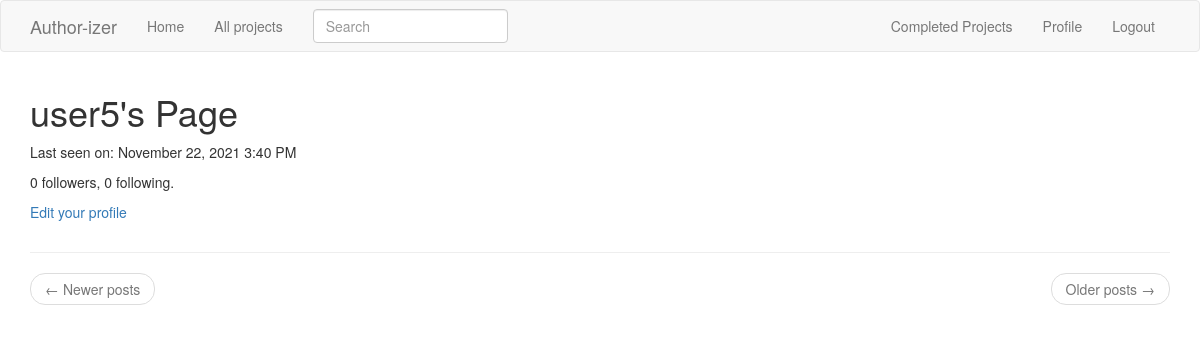
/user/user5 (signed in), run on an earlier commit of the app's database.
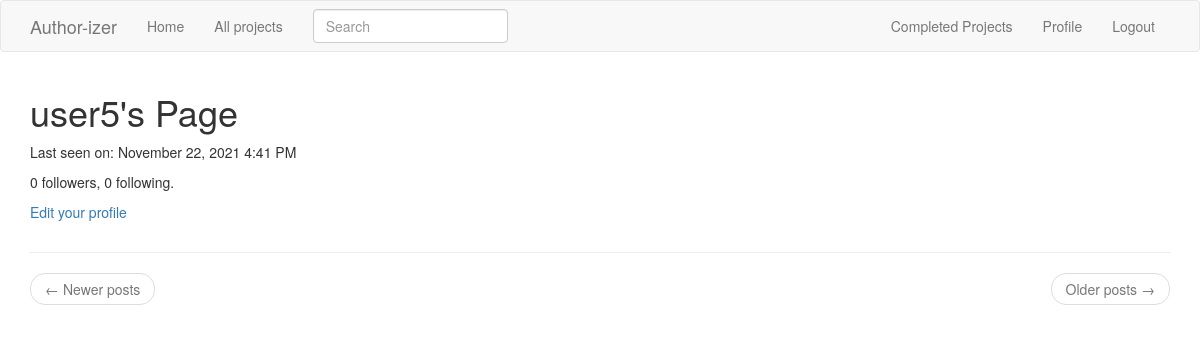
And on a later commit of the database.
### app/models.py (models this page shows, shortened)
class User(UserMixin, db.Model):
    id = db.Column(db.Integer, primary_key=True )
    username = db.Column(db.String(64), index=True, unique=True)
    email = db.Column(db.String(120), index=True, unique=True)
    password_hash = db.Column(db.String(128))
    posts = db.relationship('Post', backref='author', lazy='dynamic')
    about_me = db.Column(db.String(140))
    last_seen = db.Column(db.DateTime, default=datetime.utcnow)
    followed = db.relationship(
        'User', secondary=followers,
        primaryjoin=(followers.c.follower_id == id),
        secondaryjoin=(followers.c.followed_id == id),
        backref=db.backref('followers', lazy='dynamic'), lazy='dynamic')

### app/routes.py (the view)
@app.route('/user/<username>')
@login_required
def user(username):
    user = User.query.filter_by(username=username).first_or_404()
    page = request.args.get('page', 1, type=int)
    posts = user.posts.order_by(Post.timestamp.desc()).paginate(
        page, app.config['POSTS_PER_PAGE'], False)
    next_url = url_for('user', username=user.username, page=posts.next_num) \
        if posts.has_next else None
    prev_url = url_for('user', username=user.username, page=posts.prev_num) \
        if posts.has_prev else None
    form = EmptyForm()
    return render_template('user.html', user=user, posts=posts.items,
                           next_url=next_url, prev_url=prev_url, form=form)

### app/forms.py
class SearchForm(FlaskForm):
    q = StringField(('Search'), validators=[DataRequired()])
    def __init__(self, *args, **kwargs):
        if 'formdata' not in kwargs:
            kwargs['formdata'] = request.args
        if 'csrf_enabled' not in kwargs:
            kwargs['csrf_enabled'] = False
        super(SearchForm, self).__init__(*args, **kwargs)

class EmptyForm(FlaskForm):
    submit = SubmitField('Submit')

### app/models.py (called while the page is built)
@login.user_loader
def load_user(id):
    return User.query.get(int(id))

    @classmethod
    def before_commit(cls, session):
        session._changes = {
            'add': list(session.new),
            'update': list(session.dirty),
            'delete': list(session.deleted)
        }

    @classmethod
    def after_commit(cls, session):
        for obj in session._changes['add']:
            if isinstance(obj, SearchableMixin):
                add_to_index(obj.__tablename__, obj)
        for obj in session._changes['update']:
            if isinstance(obj, SearchableMixin):
                add_to_index(obj.__tablename__, obj)
        for obj in session._changes['delete']:
            if isinstance(obj, SearchableMixin):
                remove_from_index(obj.__tablename__, obj)
        session._changes = None

### app/routes.py (called while the page is built)
@app.before_request
def before_request():
    if current_user.is_authenticated:
        current_user.last_seen = datetime.utcnow()
        db.session.commit()
        g.search_form = SearchForm()

### app/templates/user.html (shortened to what this page needs)
{% extends "base.html" %}
{% import 'bootstrap/wtf.html' as wtf %}
{% block app_content %}
<table class="container">
    <tr>
        <td>
            <h1>{{ user.username }}'s Page</h1>
            {% if user.last_seen %}
                    <p>Last seen on: {{ moment(user.last_seen).format('LLL') }}</p>
                    {% endif %}
            <p>{{ user.followers.count() }} followers, {{ user.followed.count() }} following.</p>
            {% if user == current_user %}
            <p><a href="{{ url_for('edit_profile') }}">Edit your profile</a></p>
            {% endif %}
        </td>
    </tr>
</table>
    <hr>
<nav aria-label="...">
    <ul class="pager">
        <li class="previous{% if not prev_url %} disabled{% endif %}">
            <a href="{{ prev_url or '#' }}">
                <span aria-hidden="true">&larr;</span> Newer posts
            </a>
        </li>
        <li class="next{% if not next_url %} disabled{% endif %}">
            <a href="{{ next_url or '#' }}">
                Older posts <span aria-hidden="true">&rarr;</span>
            </a>
        </li>
    </ul>
</nav>
{% endblock %}

### app/templates/base.html (shortened to what this page needs)
{% extends 'bootstrap/base.html' %}
{% import "bootstrap/wtf.html" as wtf %}
{% import "bootstrap/fixes.html" as fixes %}
{% block styles %}
{{super()}}
<link rel="stylesheet" href="{{ url_for('static', filename='style.css') }}">
<link rel="stylesheet" href="https://cdnjs.cloudflare.com/ajax/libs/font-awesome/4.7.0/css/font-awesome.min.css">
{%endblock%}
{% block navbar %}
    <nav class="navbar navbar-default">
        <div class="container">
            <div class="navbar-header">
                <a class="navbar-brand" href="{{ url_for('index') }}">Author-izer</a>
            </div>
            <div class="collapse navbar-collapse" id="bs-example-navbar-collapse-1">
                <ul class="nav navbar-nav">
                    <li><a href="{{ url_for('index') }}">Home</a></li>
                    <li><a href="{{ url_for('explore') }}">All projects</a></li>
                </ul>
                {% if g.search_form %}
                <form class="navbar-form navbar-left" method="get" action="{{ url_for('search') }}">
                    <div class="form-group">
                        {{ g.search_form.q(size=20, class='form-control', placeholder=g.search_form.q.label.text) }}
                    </div>
                </form>
                {% endif %}
                <ul class="nav navbar-nav navbar-right">
                    <li><a href="{{ url_for('completed') }}">Completed Projects</a></li>
                    {% if current_user.is_anonymous %}
                    <li><a href="{{ url_for('login') }}">Login</a></li>
                    {% else %}
                    <li><a href="{{ url_for('user', username=current_user.username) }}">Profile</a></li>
                    <li><a href="{{ url_for('logout') }}">Logout</a></li>
                    {% endif %}
                </ul>
            </div>
        </div>
    </nav>
{% endblock %}
{% block content %}
    <div class="container">
        {% block app_content %}
        {% endblock %}
    </div>
{% endblock %}

What changed in the data, as far as the page shows it:
changed User "user5": last_seen "November 22, 2021 3:40 PM" → "November 22, 2021 4:41 PM"
